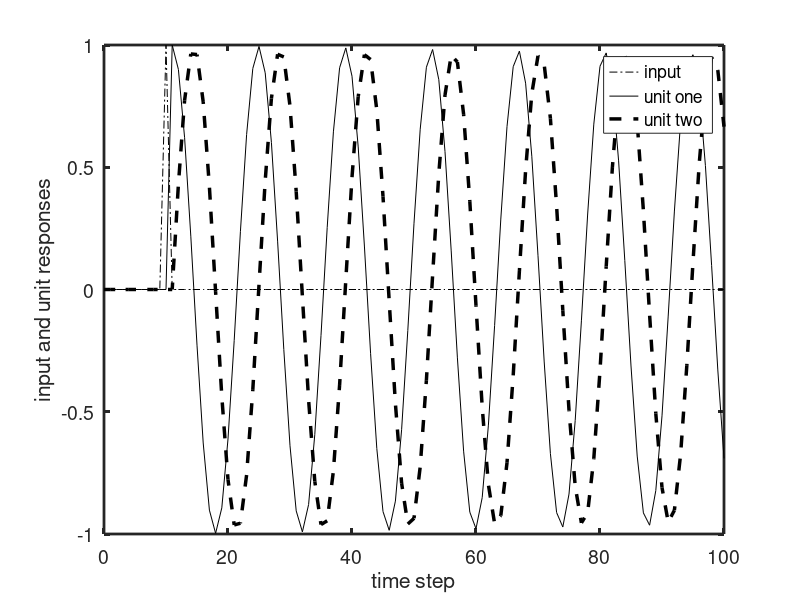

MATLAB code for this plot:
% halfCPG.m
% this script attempts the half CPG oscillator

v1=1; v2=0; % set weights from inputs
w11=0.9; w12=-0.44; % set weights to unit one
w21=0.43; w22=0.9; % set weights to unit two
V=[v1;v2]; % compose input weight matrix
W=[w11 w12;w21 w22]; % compose feedback weight matrix

tEnd=100; % set end time
tVec=0:tEnd; % set time vector
nTs=tEnd+1; % find number of time steps
x=zeros(1,nTs); % zero the input vector
start=11; % set the input start time 
x(start)=1; % set the input pulse at start time

y=zeros(2,nTs); % zero the output vector
for t=2:nTs,  % do for each time step
    y(:,t)=W*y(:,t-1) + V*x(t-1);
end  % end loop

[eVec,eVal]=eig(W); % find eigenvalues and eigenvectors
eVal=diag(eVal); % extract eigenvalues
magEVal=abs(eVal); % find magnitude of eigenvalues
angEVal=angle(eVal)./(2*pi); % find angles of eigenvalues
[eVec eVal magEVal angEVal] % show eigenvectors, eigenvalues, magnitude

% plot results
clf
plot(tVec,x,'k-.',tVec,y(1,:),'k',tVec,y(2,:),'k--','linewidth',2.5)
xlabel('time step','fontsize',14)
ylabel('input and unit responses','fontsize',14)
legend('input','unit one','unit two')
set(gca,'linewidth',2)
set(gca,'fontsize',14)
